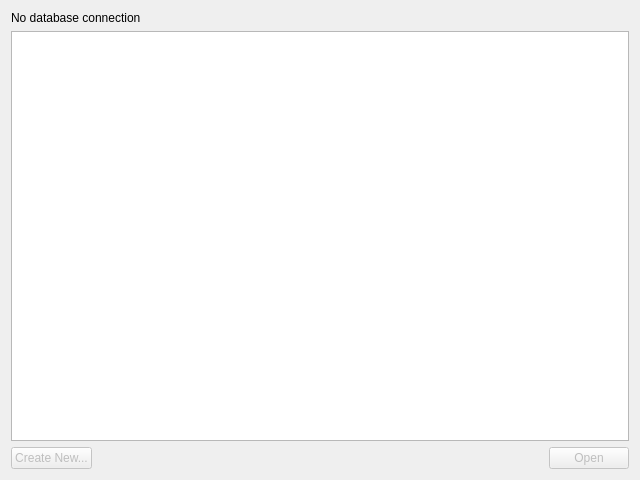
<?xml version="1.0" encoding="UTF-8"?>
<ui version="4.0">
 <class>Form</class>
 <widget class="QWidget" name="Form">
  <property name="geometry">
   <rect>
    <x>0</x>
    <y>0</y>
    <width>640</width>
    <height>480</height>
   </rect>
  </property>
  <property name="windowTitle">
   <string>Projects</string>
  </property>
  <layout class="QVBoxLayout" name="verticalLayout_2">
   <item>
    <widget class="QWidget" name="widget" native="true">
     <layout class="QVBoxLayout" name="verticalLayout">
      <property name="leftMargin">
       <number>0</number>
      </property>
      <property name="topMargin">
       <number>0</number>
      </property>
      <property name="rightMargin">
       <number>0</number>
      </property>
      <property name="bottomMargin">
       <number>0</number>
      </property>
      <item>
       <widget class="QLabel" name="titleLabel">
        <property name="text">
         <string>No database connection</string>
        </property>
       </widget>
      </item>
      <item>
       <widget class="QTableView" name="projectsTable">
        <property name="selectionMode">
         <enum>QAbstractItemView::SingleSelection</enum>
        </property>
        <property name="selectionBehavior">
         <enum>QAbstractItemView::SelectRows</enum>
        </property>
        <property name="showGrid">
         <bool>false</bool>
        </property>
        <attribute name="horizontalHeaderStretchLastSection">
         <bool>true</bool>
        </attribute>
       </widget>
      </item>
     </layout>
    </widget>
   </item>
   <item>
    <widget class="QWidget" name="widget_2" native="true">
     <layout class="QHBoxLayout" name="horizontalLayout">
      <property name="leftMargin">
       <number>0</number>
      </property>
      <property name="topMargin">
       <number>0</number>
      </property>
      <property name="rightMargin">
       <number>0</number>
      </property>
      <property name="bottomMargin">
       <number>0</number>
      </property>
      <item>
       <widget class="QPushButton" name="createProjectButton">
        <property name="enabled">
         <bool>false</bool>
        </property>
        <property name="text">
         <string>Create New...</string>
        </property>
       </widget>
      </item>
      <item>
       <spacer name="horizontalSpacer">
        <property name="orientation">
         <enum>Qt::Horizontal</enum>
        </property>
        <property name="sizeHint" stdset="0">
         <size>
          <width>317</width>
          <height>20</height>
         </size>
        </property>
       </spacer>
      </item>
      <item>
       <widget class="QPushButton" name="openProjectButton">
        <property name="enabled">
         <bool>false</bool>
        </property>
        <property name="text">
         <string>Open</string>
        </property>
       </widget>
      </item>
     </layout>
    </widget>
   </item>
  </layout>
 </widget>
 <resources/>
 <connections/>
</ui>
